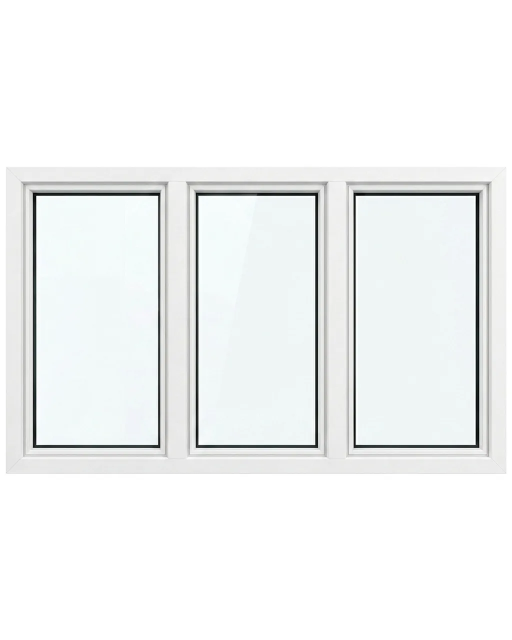
#> input picture img/fenster_4fluegel_aussen_v3.webp, 1024 x 1280 px (shown at 1/2 size)
$ python process-master-image.py ../img/fenster_4fluegel_aussen_v3.webp ../img/fenster_2fluegel_unterlicht_aussen.png
#> lines starting #> are read from the running program, lines starting #| are printed output that depends on the picture; after the words box and inside, x2 and y2 are one past the last pixel; in counts of white or black regions, pixels touching at a corner belong together
#!/usr/bin/env python3
"""
Master-Bild-Pipeline (Sarah-Regel 30.04.2026):
JEDES neu generierte Imagen-/Flow-Bild durchläuft diese Pipeline beim Ablegen.

Garantiert:
- Auto-Crop weiße Ränder (Connected Components → echte Produkt-BBox)
- Skalierung auf gemeinsame Inhaltshöhe (92% des Canvas)
- Padding auf gemeinsame Ziel-Canvas 1024×1280 (4:5)
- Reinweißer Hintergrund (#FFFFFF)
- Alle Master-Bilder wirken gleich groß im Konfigurator

Nutzung:
    python3 scripts/process-master-image.py <input.jpeg> <output.png>

Oder direkt importieren:
    from process_master_image import process_image
    process_image(src, dest)
"""
from PIL import Image
import numpy as np
from scipy import ndimage
import sys

# === GLOBALE KONSTANTEN (NICHT ändern ohne Sarah-Freigabe) ===
TARGET_W = 1024            # 4:5 portrait — gemeinsamer Canvas für ALLE Produktbilder
TARGET_H = 1280
TARGET_INHALT_H = 1240     # Sarah-Update 30.04.2026 v4: 1240 px = 97% von 1280, sehr wenig Whitespace oben/unten
TARGET_INHALT_W_MAX = 1020 # max. Breite (knapp unter 1024) — fast volle Canvas-Breite
INHALT_THRESHOLD = 235     # Pixel unter dieser Helligkeit zählen als Inhalt
CROP_PADDING_PCT = 0.02    # 2% Pad rund um den Inhalt vor Skalierung


def process_image(src, dest, target_w=TARGET_W, target_h=TARGET_H,
                  target_inhalt_h=TARGET_INHALT_H):
    """
    Verarbeitet ein Master-Bild für Konfigurator-Konsistenz.

    Args:
        src: Pfad zum Original (JPEG/PNG mit weißem HG)
        dest: Pfad wo das verarbeitete PNG hin soll
    """
#> called with src = '../img/fenster_4fluegel_aussen_v3.webp', target_w = 1024, target_h = 1280, target_inhalt_h = 1240
    im = Image.open(src).convert("RGB")
#> im is the input picture: PIL image 1024x1280 RGB; mean R, G, B 241.7, 243.6, 243.5
    arr = np.array(im)

    # 1) Connected Components: finde größte zusammenhängende Pixel-Insel = das Produkt
    helligkeit = arr.min(axis=2)
    mask = helligkeit < INHALT_THRESHOLD
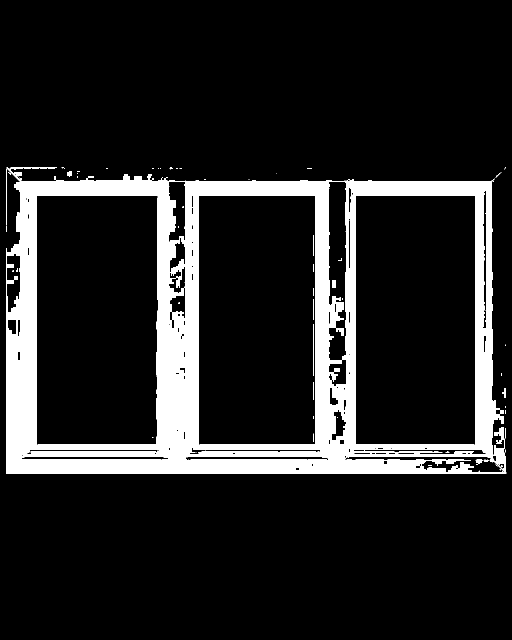
#> mask: shape (1280, 1024) bool (shown at 1/2 size); 13.5% white; 101 white regions (74 under 20 px), largest, box (x1, y1, x2, y2) and area: (12, 335, 1013, 948) 172321, (660, 592, 688, 672) 1255, (896, 924, 948, 944) 580
    labels, n = ndimage.label(mask)
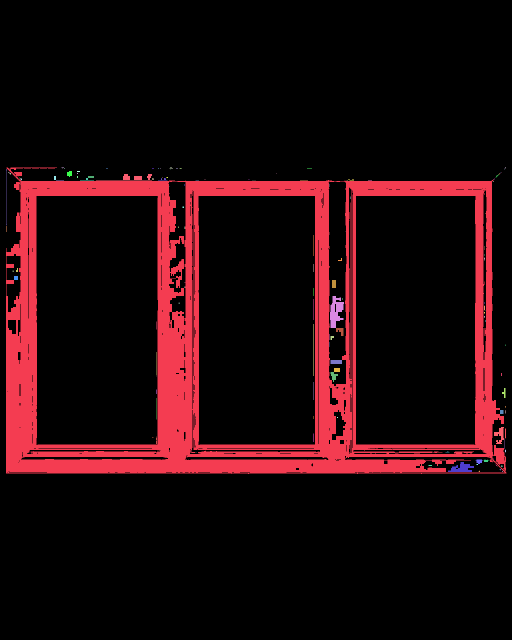
#> labels: shape (1280, 1024) int32 (shown at 1/2 size); 130 distinct labels, from 0 to 129; one colour per label, 0 black
#> n = 129
    if n == 0:
        print(f"WARNUNG: Kein Inhalt in {src} gefunden!")
        return None

    sizes = ndimage.sum(mask, labels, range(1, n + 1))
#> sizes = 129 values, max 171733 at index 0, min 1 at index 12, mean 1369.9
    biggest = int(np.argmax(sizes)) + 1
#> biggest = 1
    produkt_mask = (labels == biggest)
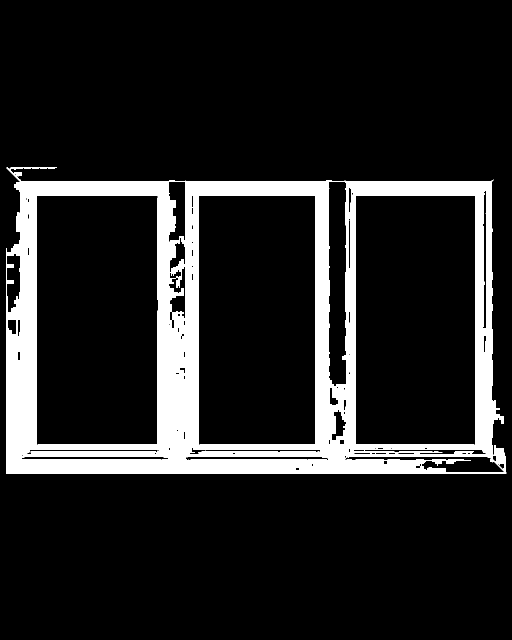
#> produkt_mask: shape (1280, 1024) bool (shown at 1/2 size); 13.1% white; 1 white region, box (x1, y1, x2, y2) and area: (12, 335, 1013, 948) 171733

    # 2) BBox des Produkts + kleines Padding
    ys, xs = np.where(produkt_mask)
    y_min, y_max = int(ys.min()), int(ys.max())
#> y_min = 335; y_max = 947
    x_min, x_max = int(xs.min()), int(xs.max())
#> x_min = 12; x_max = 1012
    pad = int(max(x_max - x_min, y_max - y_min) * CROP_PADDING_PCT)
#> pad = 20
    x_min = max(0, x_min - pad)
#> x_min = 0
    x_max = min(im.size[0], x_max + pad)
#> x_max = 1024
    y_min = max(0, y_min - pad)
#> y_min = 315
    y_max = min(im.size[1], y_max + pad)
#> y_max = 967

    im_cropped = im.crop((x_min, y_min, x_max, y_max))
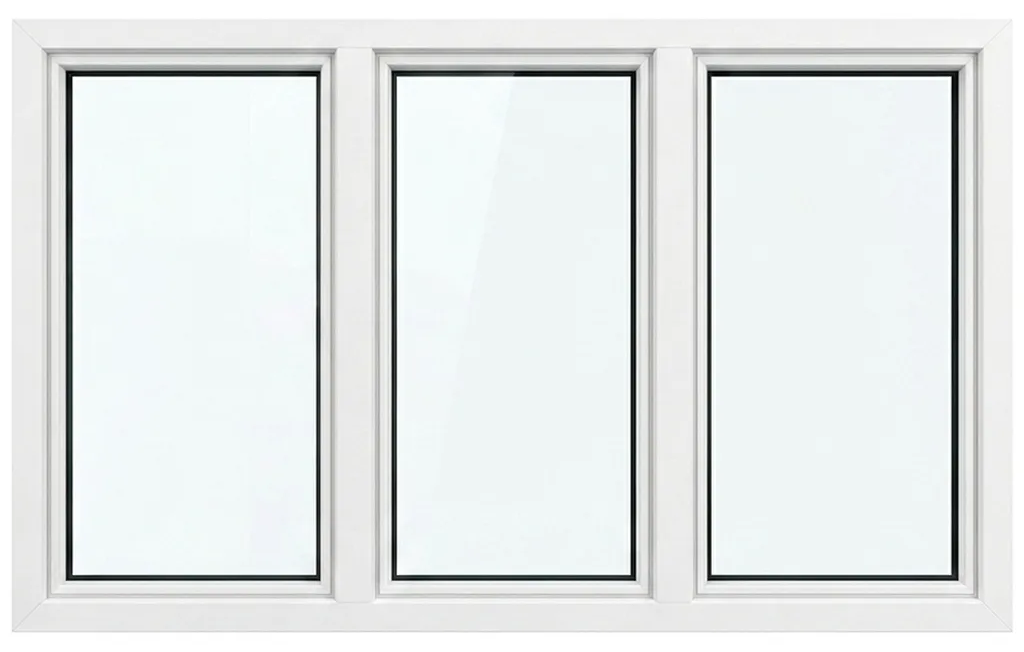
#> im_cropped: PIL image 1024x652 RGB; mean R, G, B 228.9, 232.7, 232.4

    # 3) Aktive Skalierung: Inhalt-Höhe = EXAKT target_inhalt_h px (für ALLE gleich)
    # → so wirken Fenster, Balkontür, Haustür, HST visuell gleich hoch im Konfigurator
    cw, ch = im_cropped.size
#> cw = 1024; ch = 652
    scale = target_inhalt_h / ch
#> scale = 1.9
    new_w = int(cw * scale)
#> new_w = 1947
    new_h = target_inhalt_h

    # Notfall-Limit: falls Bild dadurch breiter als Canvas wird, anhand Breite zurückskalieren
    if new_w > TARGET_INHALT_W_MAX:
        scale = TARGET_INHALT_W_MAX / cw
#> scale = 0.996
        new_w = TARGET_INHALT_W_MAX
        new_h = int(ch * scale)
#> new_h = 649
        print(f"  ! Bild zu breit für volle Höhe — auf {new_w}×{new_h} reduziert")
#|   ! Bild zu breit für volle Höhe — auf 1020×649 reduziert

    im_scaled = im_cropped.resize((new_w, new_h), Image.LANCZOS)

    # 4) Padding auf Ziel-Canvas, weißer Hintergrund, mittig zentriert
    canvas = Image.new("RGB", (target_w, target_h), (255, 255, 255))
#> canvas: PIL image 1024x1280 RGB; every value is 255
    x = (target_w - new_w) // 2
    y = (target_h - new_h) // 2
#> y = 315
    canvas.paste(im_scaled, (x, y))
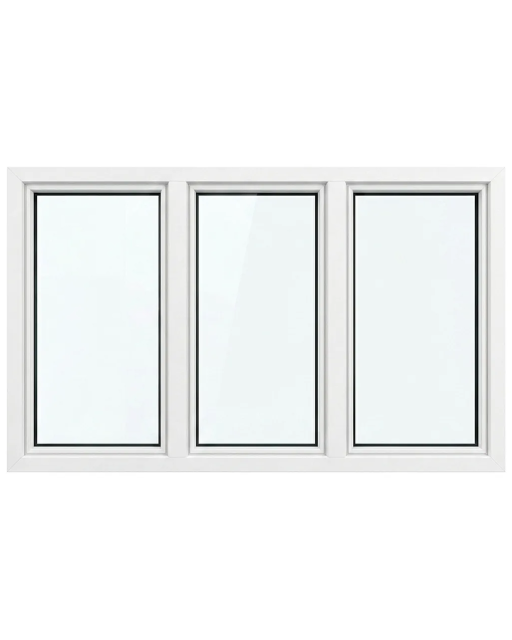
#> canvas: PIL image 1024x1280 RGB (shown at 1/2 size); mean R, G, B 241.8, 243.7, 243.6

    canvas.save(dest, "PNG", optimize=True)
    print(f"OK: {dest} — Canvas {canvas.size}, Inhalt {im_scaled.size} "
          f"({new_w/target_w*100:.0f}%×{new_h/target_h*100:.0f}%)")
#| OK: ../img/fenster_2fluegel_unterlicht_aussen.png — Canvas (1024, 1280), Inhalt (1020, 649) (100%×51%)
    return canvas


if __name__ == "__main__":
    if len(sys.argv) < 3:
        print("Nutzung: python3 process-master-image.py <input> <output>")
        sys.exit(1)
    process_image(sys.argv[1], sys.argv[2])

$ run again, on img/hst_standard.png
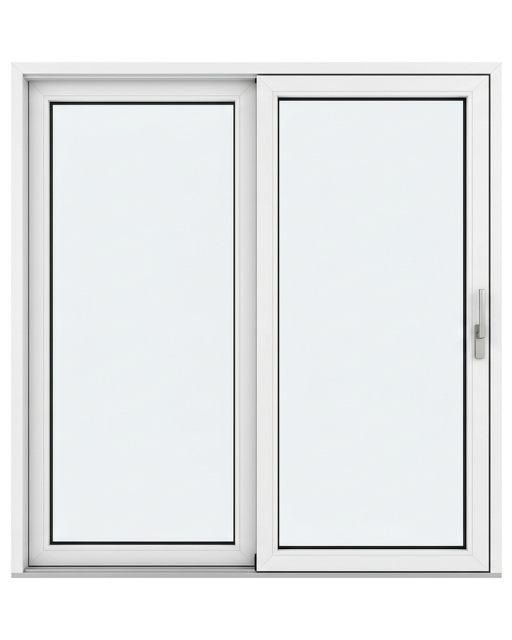
#> input picture img/hst_standard.png, 1024 x 1280 px (shown at 1/2 size)
#> in process_image, im is the input picture: PIL image 1024x1280 RGB; mean R, G, B 231.1, 233.4, 233.8
#> mask: shape (1280, 1024) bool; 25.5% white; 11194 white regions (10574 under 20 px), largest, box (x1, y1, x2, y2) and area: (22, 125, 1004, 1156) 249075, (561, 204, 924, 1089) 3698, (108, 232, 119, 1066) 2218
#> in process_image, `labels, n = ndimage.label(mask)`:
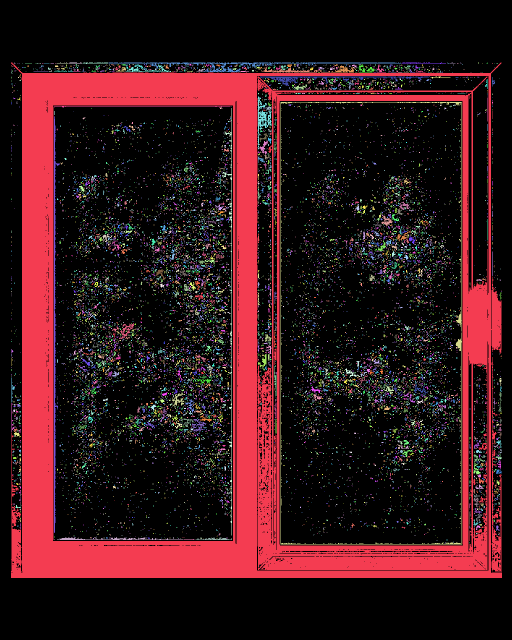
#> labels: shape (1280, 1024) int32 (shown at 1/2 size); 13370 distinct labels, from 0 to 13369; one colour per label, 0 black
#> n = 13369
#> sizes = 13369 values, max 247128 at index 0, min 1 at index 12, mean 25.03
#> biggest = 1
#> produkt_mask: shape (1280, 1024) bool; 18.9% white; 1 white region, box (x1, y1, x2, y2) and area: (22, 125, 1004, 1156) 247128
#> in process_image, `y_min, y_max = int(ys.min()), int(ys.max())`: y_min = 125; y_max = 1155
#> in process_image, `x_min, x_max = int(xs.min()), int(xs.max())`: x_min = 22; x_max = 1003
#> pad = 20
#> in process_image, `x_min = max(0, x_min - pad)`: x_min = 2
#> in process_image, `x_max = min(im.size[0], x_max + pad)`: x_max = 1023
#> in process_image, `y_min = max(0, y_min - pad)`: y_min = 105
#> in process_image, `y_max = min(im.size[1], y_max + pad)`: y_max = 1175
#|   ! Bild zu breit für volle Höhe — auf 1020×1068 reduziert
#> in process_image, `canvas.paste(im_scaled, (x, y))`:
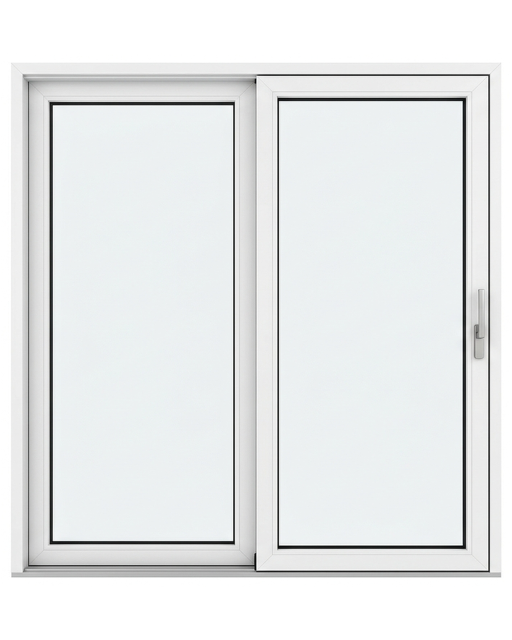
#> canvas: PIL image 1024x1280 RGB (shown at 1/2 size); mean R, G, B 231.2, 233.5, 233.9
#| OK: ../img/hst_standard.png — Canvas (1024, 1280), Inhalt (1020, 1068) (100%×83%)
